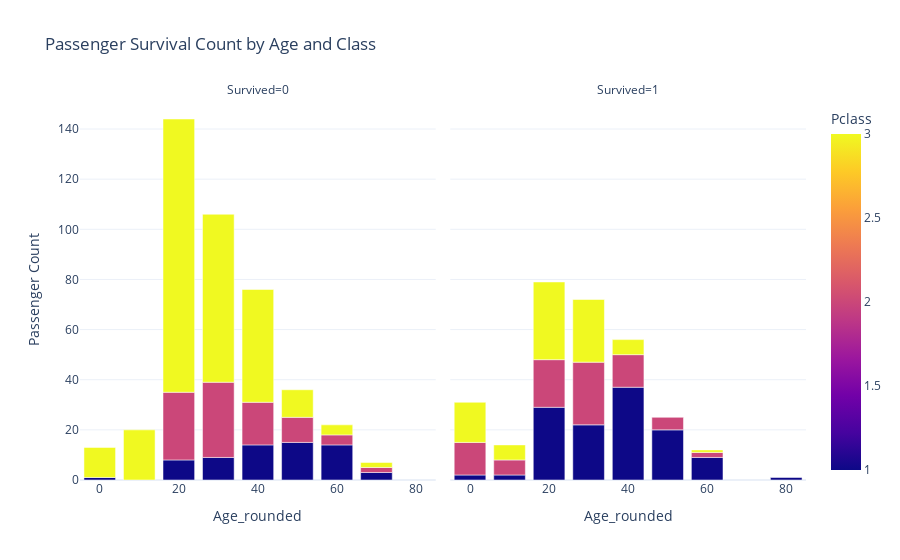

This figure's notebook cell:
### Markdown cell above
Three issues with the bubble plot:
1. The bubbles are overlapping, making it challenging to differentiate individual points.
2. Since we are using a scatter plot with bubble size to represent counts (e.g., 'Survived' and 'Passengers'), it is difficult to interpret the exact values. 
3. It is also difficult to compare the survival rates of different age groups and Pclasses within a bubble graph.

### Code cell
df_plot = df.groupby(['Pclass', 'Age_rounded', 'Survived']).size().reset_index(name='Count')

#building a bar plot
fig = px.bar(df_plot, x='Age_rounded', y='Count', color='Pclass',
             facet_col='Survived', category_orders={"Survived": [0, 1]},
             labels={'Count': 'Passenger Count'},
             title='Passenger Survival Count by Age and Class',
             template='plotly_white')
# To avoid legend duplicates
fig.update_layout(showlegend=False)  
fig.show()

### Figure 1 — Plotly figure (JSON) as saved in the notebook; plotly's stock layout.template omitted (floating-point values rounded to 4 significant figures)
{"data": [{"alignmentgroup": "True", "hovertemplate": "Survived=0<br>Age_rounded=%{x}<br>Passenger Count=%{y}<br>Pclass=%{marker.color}<extra></extra>", "legendgroup": "", "marker": {"color": [1, 1, 1, 1, 1, 1, 1, 2, 2, 2, 2, 2, 2, 3, 3, 3, 3, 3, 3, 3, 3], "coloraxis": "coloraxis", "pattern": {"shape": ""}}, "name": "", "offsetgroup": "", "orientation": "v", "showlegend": false, "textposition": "auto", "type": "bar", "x": [0, 20, 30, 40, 50, 60, 70, 20, 30, 40, 50, 60, 70, 0, 10, 20, 30, 40, 50, 60, 70], "xaxis": "x", "y": [1, 8, 9, 14, 15, 14, 3, 27, 30, 17, 10, 4, 2, 12, 20, 109, 67, 45, 11, 4, 2], "yaxis": "y"}, {"alignmentgroup": "True", "hovertemplate": "Survived=1<br>Age_rounded=%{x}<br>Passenger Count=%{y}<br>Pclass=%{marker.color}<extra></extra>", "legendgroup": "", "marker": {"color": [1, 1, 1, 1, 1, 1, 1, 1, 2, 2, 2, 2, 2, 2, 2, 3, 3, 3, 3, 3, 3], "coloraxis": "coloraxis", "pattern": {"shape": ""}}, "name": "", "offsetgroup": "", "orientation": "v", "showlegend": false, "textposition": "auto", "type": "bar", "x": [0, 10, 20, 30, 40, 50, 60, 80, 0, 10, 20, 30, 40, 50, 60, 0, 10, 20, 30, 40, 60], "xaxis": "x2", "y": [2, 2, 29, 22, 37, 20, 9, 1, 13, 6, 19, 25, 13, 5, 2, 16, 6, 31, 25, 6, 1], "yaxis": "y2"}], "layout": {"annotations": [{"font": {}, "showarrow": false, "text": "Survived=0", "x": 0.245, "xanchor": "center", "xref": "paper", "y": 1, "yanchor": "bottom", "yref": "paper"}, {"font": {}, "showarrow": false, "text": "Survived=1", "x": 0.755, "xanchor": "center", "xref": "paper", "y": 1, "yanchor": "bottom", "yref": "paper"}], "autosize": true, "barmode": "relative", "coloraxis": {"colorbar": {"title": {"text": "Pclass"}}, "colorscale": [[0, "#0d0887"], [0.1111, "#46039f"], [0.2222, "#7201a8"], [0.3333, "#9c179e"], [0.4444, "#bd3786"], [0.5556, "#d8576b"], [0.6667, "#ed7953"], [0.7778, "#fb9f3a"], [0.8889, "#fdca26"], [1, "#f0f921"]]}, "legend": {"tracegroupgap": 0}, "showlegend": false, "title": {"text": "Passenger Survival Count by Age and Class"}, "xaxis": {"anchor": "y", "autorange": true, "domain": [0, 0.49], "range": [-5, 85], "title": {"text": "Age_rounded"}, "type": "linear"}, "xaxis2": {"anchor": "y2", "autorange": true, "domain": [0.51, 1], "matches": "x", "range": [-5, 85], "title": {"text": "Age_rounded"}, "type": "linear"}, "yaxis": {"anchor": "x", "autorange": true, "domain": [0, 1], "range": [0, 151.6], "title": {"text": "Passenger Count"}, "type": "linear"}, "yaxis2": {"anchor": "x2", "autorange": true, "domain": [0, 1], "matches": "y", "range": [0, 151.6], "showticklabels": false, "type": "linear"}}}
